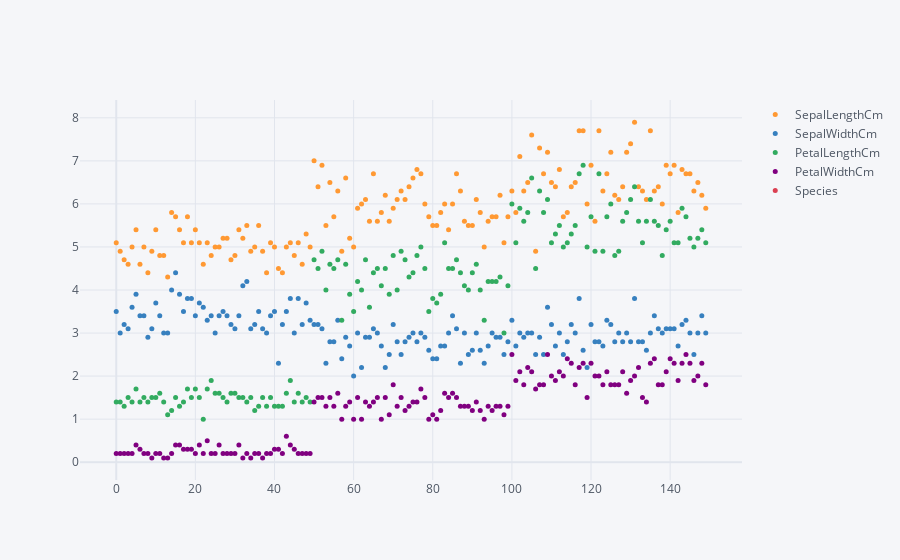

The notebook cell this image was saved under:
### Code cell
df.iplot(kind='scatter',mode='markers',size=5)

### Figure 1 — Plotly figure (JSON) as saved in the notebook; plotly's stock layout.template omitted (floating-point values rounded to 4 significant figures; data arrays with more than 128 entries replaced by an {"elided": "..."} marker saying what was removed)
{"data": [{"line": {"color": "rgba(255, 153, 51, 1.0)", "dash": "solid", "shape": "linear", "width": 1.3}, "marker": {"size": 5, "symbol": "circle"}, "mode": "markers", "name": "SepalLengthCm", "text": "", "type": "scatter", "x": {"elided": "150 int values"}, "y": {"elided": "150 float values"}}, {"line": {"color": "rgba(55, 128, 191, 1.0)", "dash": "solid", "shape": "linear", "width": 1.3}, "marker": {"size": 5, "symbol": "circle"}, "mode": "markers", "name": "SepalWidthCm", "text": "", "type": "scatter", "x": {"elided": "150 int values"}, "y": {"elided": "150 float values"}}, {"line": {"color": "rgba(50, 171, 96, 1.0)", "dash": "solid", "shape": "linear", "width": 1.3}, "marker": {"size": 5, "symbol": "circle"}, "mode": "markers", "name": "PetalLengthCm", "text": "", "type": "scatter", "x": {"elided": "150 int values"}, "y": {"elided": "150 float values"}}, {"line": {"color": "rgba(128, 0, 128, 1.0)", "dash": "solid", "shape": "linear", "width": 1.3}, "marker": {"size": 5, "symbol": "circle"}, "mode": "markers", "name": "PetalWidthCm", "text": "", "type": "scatter", "x": {"elided": "150 int values"}, "y": {"elided": "150 float values"}}, {"line": {"color": "rgba(219, 64, 82, 1.0)", "dash": "solid", "shape": "linear", "width": 1.3}, "marker": {"size": 5, "symbol": "circle"}, "mode": "markers", "name": "Species", "text": "", "type": "scatter", "x": {"elided": "150 int values"}, "y": {"elided": "150 str values"}}], "layout": {"legend": {"bgcolor": "#F5F6F9", "font": {"color": "#4D5663"}}, "paper_bgcolor": "#F5F6F9", "plot_bgcolor": "#F5F6F9", "title": {"font": {"color": "#4D5663"}}, "xaxis": {"gridcolor": "#E1E5ED", "showgrid": true, "tickfont": {"color": "#4D5663"}, "title": {"font": {"color": "#4D5663"}, "text": ""}, "zerolinecolor": "#E1E5ED"}, "yaxis": {"gridcolor": "#E1E5ED", "showgrid": true, "tickfont": {"color": "#4D5663"}, "title": {"font": {"color": "#4D5663"}, "text": ""}, "zerolinecolor": "#E1E5ED"}}}
